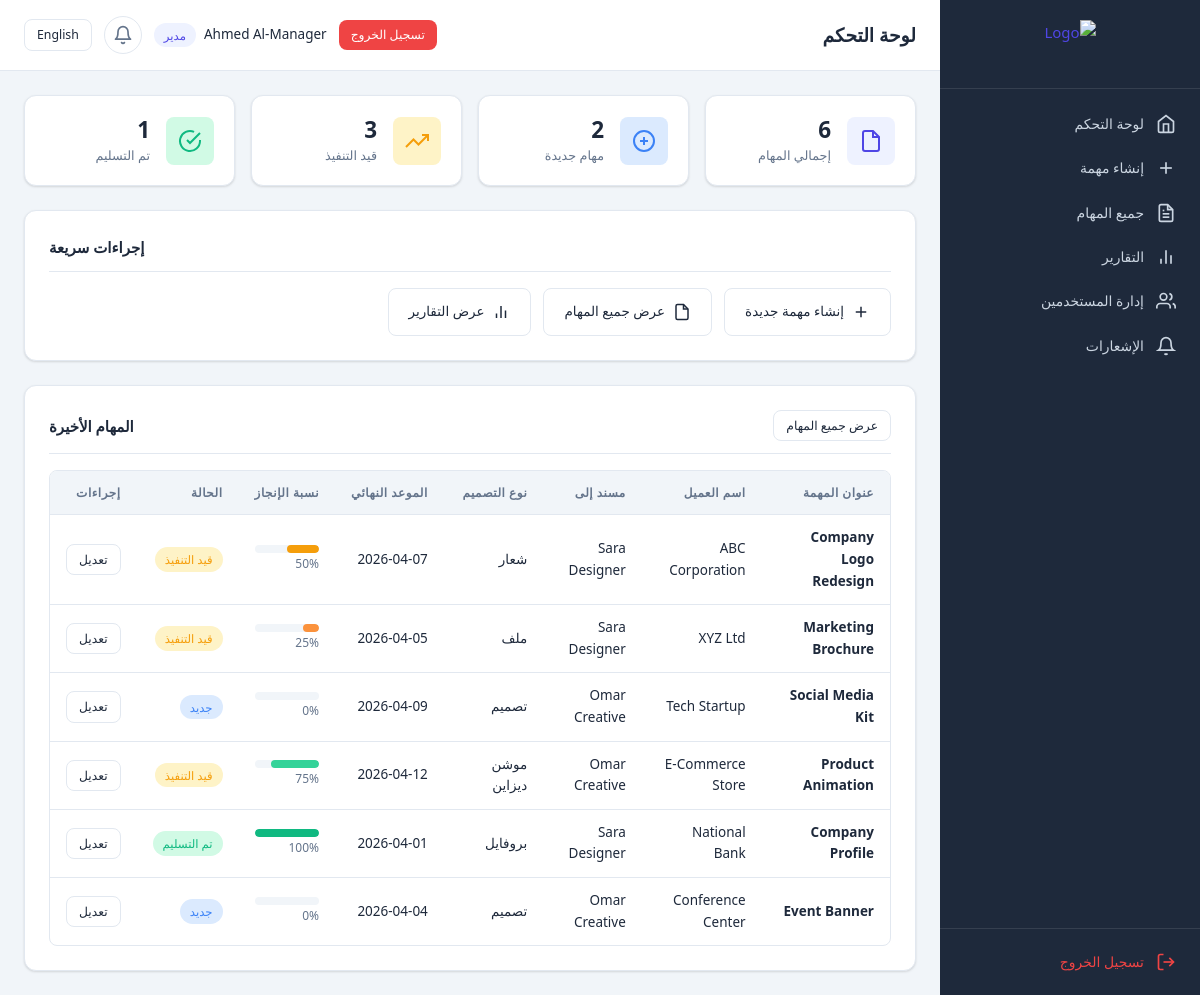
Screenshot of /manager/dashboard.php (signed in) with the database file from the repository.
### tables this page shows
CREATE TABLE IF NOT EXISTS `tasks` (
    `id` INT UNSIGNED NOT NULL AUTO_INCREMENT,
    `title` VARCHAR(255) NOT NULL,
    `client_name` VARCHAR(150) NOT NULL,
    `design_type` ENUM('file', 'logo', 'design', 'motion_design', 'profile') NOT NULL,
    `notes` TEXT NULL,
    `deadline` DATE NULL,
    `assigned_to` INT UNSIGNED NOT NULL,
    `progress_percentage` TINYINT UNSIGNED NOT NULL DEFAULT 0,
    `status` ENUM('new', 'in_progress', 'delivered') NOT NULL DEFAULT 'new',
    `file_path` TEXT NULL DEFAULT NULL,
    `created_by` INT UNSIGNED NOT NULL,
    `created_at` DATETIME NOT NULL DEFAULT CURRENT_TIMESTAMP,
    `updated_at` DATETIME NOT NULL DEFAULT CURRENT_TIMESTAMP ON UPDATE CURRENT_TIMESTAMP,
    PRIMARY KEY (`id`),
    KEY `idx_assigned_to` (`assigned_to`),
    KEY `idx_status` (`status`),
    KEY `idx_design_type` (`design_type`),
    KEY `idx_deadline` (`deadline`),
    KEY `idx_created_by` (`created_by`),
    CONSTRAINT `fk_tasks_assigned_to` FOREIGN KEY (`assigned_to`) REFERENCES `users` (`id`) ON DELETE CASCADE,
    CONSTRAINT `fk_tasks_created_by` FOREIGN KEY (`created_by`) REFERENCES `users` (`id`) ON DELETE CASCADE
);

CREATE TABLE IF NOT EXISTS `users` (
    `id` INT UNSIGNED NOT NULL AUTO_INCREMENT,
    `full_name` VARCHAR(100) NOT NULL,
    `email` VARCHAR(150) NOT NULL,
    `password` VARCHAR(255) NOT NULL,
    `role` ENUM('manager', 'designer') NOT NULL DEFAULT 'designer',
    `language_preference` ENUM('en', 'ar') NOT NULL DEFAULT 'en',
    `telegram_chat_id` VARCHAR(50) NULL DEFAULT NULL,
    `created_at` DATETIME NOT NULL DEFAULT CURRENT_TIMESTAMP,
    `updated_at` DATETIME NOT NULL DEFAULT CURRENT_TIMESTAMP ON UPDATE CURRENT_TIMESTAMP,
    PRIMARY KEY (`id`),
    UNIQUE KEY `idx_email` (`email`)
);

### includes/helpers.php (called while the page is built, shortened)
<?php
function formatDate($date, $format = 'Y-m-d') {
    return date($format, strtotime($date));
}
function getDesignTypeLabel($type) {
    $currentLang = getCurrentLang();
    $types = DESIGN_TYPES;
    return isset($types[$type]) ? $types[$type][$currentLang] : $type;
}
function getStatusLabel($status) {
    $currentLang = getCurrentLang();
    $statuses = TASK_STATUSES;
    return isset($statuses[$status]) ? $statuses[$status][$currentLang] : $status;
}
function getStatusClass($status) {
    $classes = [
        'new'         => 'badge-new',
        'in_progress' => 'badge-progress',
        'delivered'   => 'badge-delivered',
    ];
    return $classes[$status] ?? 'badge-default';
}
function getProgressColor($percentage) {
    if ($percentage >= 100) return 'progress-complete';
    if ($percentage >= 75)  return 'progress-high';
    if ($percentage >= 50)  return 'progress-mid';
    if ($percentage >= 25)  return 'progress-low';
    return 'progress-zero';
}
function isOverdue($deadline) {
    return strtotime($deadline) < strtotime('today');
}
function isDueToday($deadline) {
    return date('Y-m-d', strtotime($deadline)) === date('Y-m-d');
}
function getTaskCounts($designerId = null) {
    $pdo = getDBConnection();
    $where = '';
    $params = [];
    $sql = "SELECT
                COUNT(*) as total,
                SUM(CASE WHEN status = 'new' THEN 1 ELSE 0 END) as new_count,
                SUM(CASE WHEN status = 'in_progress' THEN 1 ELSE 0 END) as in_progress_count,
                SUM(CASE WHEN status = 'delivered' THEN 1 ELSE 0 END) as delivered_count
            FROM tasks" . $where;
    $stmt = $pdo->prepare($sql);
    $stmt->execute($params);
    return $stmt->fetch();
}

### includes/language.php (called while the page is built, shortened)
<?php
function loadLanguage() {
    $langFile = __DIR__ . '/../config/lang_' . $_SESSION['lang'] . '.php';
    return $lang;
}
function getCurrentLang() {
    return $_SESSION['lang'] ?? 'en';
}
function __($key) {
    global $lang;
    return $lang[$key] ?? $key;
}

### includes/auth.php (called while the page is built, shortened)
<?php
require_once __DIR__ . '/language.php';
$lang = loadLanguage();
function sanitize($input) {
    return htmlspecialchars(trim($input), ENT_QUOTES, 'UTF-8');
}

### manager/dashboard.php (the view, shortened to what this page needs)
<?php
require_once __DIR__ . '/../includes/auth.php';
require_once __DIR__ . '/../includes/helpers.php';
$counts = getTaskCounts();
$pdo = getDBConnection();
$stmt = $pdo->query("
    SELECT t.*, u.full_name AS designer_name
    FROM tasks t
    LEFT JOIN users u ON t.assigned_to = u.id
    ORDER BY t.created_at DESC
    LIMIT 10
");
$recentTasks = $stmt->fetchAll();
include __DIR__ . '/../templates/header.php';
?>
<div class="kpi-grid">
    <div class="kpi-card">
        <div class="kpi-icon total">
            <svg viewBox="0 0 24 24" fill="none" stroke="currentColor" stroke-width="2"><path d="M14 2H6a2 2 0 00-2 2v16a2 2 0 002 2h12a2 2 0 002-2V8z"/><polyline points="14 2 14 8 20 8"/></svg>
        </div>
        <div class="kpi-content">
            <div class="kpi-value"><?= (int)$counts['total'] ?></div>
            <div class="kpi-label"><?= __('total_tasks') ?></div>
        </div>
    </div>
    <div class="kpi-card">
        <div class="kpi-icon new">
            <svg viewBox="0 0 24 24" fill="none" stroke="currentColor" stroke-width="2"><circle cx="12" cy="12" r="10"/><line x1="12" y1="8" x2="12" y2="16"/><line x1="8" y1="12" x2="16" y2="12"/></svg>
        </div>
        <div class="kpi-content">
            <div class="kpi-value"><?= (int)$counts['new_count'] ?></div>
            <div class="kpi-label"><?= __('new_tasks') ?></div>
        </div>
    </div>
    <div class="kpi-card">
        <div class="kpi-icon progress">
            <svg viewBox="0 0 24 24" fill="none" stroke="currentColor" stroke-width="2"><polyline points="23 6 13.5 15.5 8.5 10.5 1 18"/><polyline points="17 6 23 6 23 12"/></svg>
        </div>
        <div class="kpi-content">
            <div class="kpi-value"><?= (int)$counts['in_progress_count'] ?></div>
            <div class="kpi-label"><?= __('in_progress_tasks') ?></div>
        </div>
    </div>
    <div class="kpi-card">
        <div class="kpi-icon delivered">
            <svg viewBox="0 0 24 24" fill="none" stroke="currentColor" stroke-width="2"><path d="M22 11.08V12a10 10 0 11-5.93-9.14"/><polyline points="22 4 12 14.01 9 11.01"/></svg>
        </div>
        <div class="kpi-content">
            <div class="kpi-value"><?= (int)$counts['delivered_count'] ?></div>
            <div class="kpi-label"><?= __('delivered_tasks') ?></div>
        </div>
    </div>
</div>
<div class="card mb-3">
    <div class="card-header">
        <h2 class="card-title"><?= __('quick_actions') ?></h2>
    </div>
    <div class="quick-actions">
        <a href="/manager/create_task.php" class="quick-action-btn">
            <svg viewBox="0 0 24 24" fill="none" stroke="currentColor" stroke-width="2"><line x1="12" y1="5" x2="12" y2="19"/><line x1="5" y1="12" x2="19" y2="12"/></svg>
            <?= __('create_new_task') ?>
        </a>
        <a href="/manager/all_tasks.php" class="quick-action-btn">
            <svg viewBox="0 0 24 24" fill="none" stroke="currentColor" stroke-width="2"><path d="M14 2H6a2 2 0 00-2 2v16a2 2 0 002 2h12a2 2 0 002-2V8z"/><polyline points="14 2 14 8 20 8"/></svg>
            <?= __('view_all_tasks') ?>
        </a>
        <a href="/manager/reports.php" class="quick-action-btn">
            <svg viewBox="0 0 24 24" fill="none" stroke="currentColor" stroke-width="2"><line x1="18" y1="20" x2="18" y2="10"/><line x1="12" y1="20" x2="12" y2="4"/><line x1="6" y1="20" x2="6" y2="14"/></svg>
            <?= __('view_reports') ?>
        </a>
    </div>
</div>
<div class="card">
    <div class="card-header">
        <h2 class="card-title"><?= __('recent_tasks') ?></h2>
        <a href="/manager/all_tasks.php" class="btn btn-sm btn-outline"><?= __('view_all_tasks') ?></a>
    </div>
    <?php if (empty($recentTasks)): ?>
    <div class="empty-state">
        <p><?= __('no_tasks') ?></p>
        <a href="/manager/create_task.php" class="btn btn-primary"><?= __('create_new_task') ?></a>
    </div>
    <?php else: ?>
    <div class="table-wrapper">
        <table>
            <thead>
                <tr>
                    <th><?= __('task_title') ?></th>
                    <th><?= __('client_name') ?></th>
                    <th><?= __('assigned_to') ?></th>
                    <th><?= __('design_type') ?></th>
                    <th><?= __('deadline') ?></th>
                    <th><?= __('progress') ?></th>
                    <th><?= __('status') ?></th>
                    <th><?= __('actions') ?></th>
                </tr>
            </thead>
            <tbody>
                <?php foreach ($recentTasks as $task): ?>
                <tr>
                    <td><strong><?= sanitize($task['title']) ?></strong></td>
                    <td><?= sanitize($task['client_name']) ?></td>
                    <td><?= sanitize($task['designer_name']) ?></td>
                    <td><?= getDesignTypeLabel($task['design_type']) ?></td>
                    <td>
                        <?php if ($task['deadline']): ?>
                            <span class="<?= isOverdue($task['deadline']) && $task['status'] !== 'delivered' ? 'deadline-overdue' : (isDueToday($task['deadline']) ? 'deadline-today' : '') ?>">
                                <?= formatDate($task['deadline']) ?>
                            </span>
                        <?php endif; ?>
                    </td>
                    <td>
                        <div class="progress-bar-container <?= getProgressColor($task['progress_percentage']) ?>">
                            <div class="progress-bar" style="width: <?= (int)$task['progress_percentage'] ?>%"></div>
                        </div>
                        <span class="progress-text"><?= (int)$task['progress_percentage'] ?>%</span>
                    </td>
                    <td><span class="badge <?= getStatusClass($task['status']) ?>"><?= getStatusLabel($task['status']) ?></span></td>
                    <td>
                        <div class="btn-group">
                            <a href="/manager/edit_task.php?id=<?= $task['id'] ?>" class="btn btn-sm btn-outline"><?= __('edit') ?></a>
                        </div>
                    </td>
                </tr>
                <?php endforeach; ?>
            </tbody>
        </table>
    </div>
    <?php endif; ?>
</div>
<?php include __DIR__ . '/../templates/footer.php'; ?>

### rows the page displays
tasks: title "Company Logo Redesign", client_name "ABC Corporation", assigned_to.full_name "Sara Designer", design_type "شعار", deadline "2026-04-07", progress_percentage "50", status "قيد التنفيذ"
tasks: title "Marketing Brochure", client_name "XYZ Ltd", assigned_to.full_name "Sara Designer", design_type "ملف", deadline "2026-04-05", progress_percentage "25", status "قيد التنفيذ"
tasks: title "Social Media Kit", client_name "Tech Startup", assigned_to.full_name "Omar Creative", design_type "تصميم", deadline "2026-04-09", progress_percentage "0", status "جديد"
tasks: title "Product Animation", client_name "E-Commerce Store", assigned_to.full_name "Omar Creative", design_type "موشن ديزاين", deadline "2026-04-12", progress_percentage "75", status "قيد التنفيذ"
tasks: title "Company Profile", client_name "National Bank", assigned_to.full_name "Sara Designer", design_type "بروفايل", deadline "2026-04-01", progress_percentage "100", status "تم التسليم"
tasks: title "Event Banner", client_name "Conference Center", assigned_to.full_name "Omar Creative", design_type "تصميم", deadline "2026-04-04", progress_percentage "0", status "جديد"

### other values shown
__('nav_dashboard') "لوحة التحكم"
__('nav_create_task') "إنشاء مهمة"
__('nav_all_tasks') "جميع المهام"
__('nav_reports') "التقارير"
__('nav_users') "إدارة المستخدمين"
__('notifications') "الإشعارات"
__('logout') "تسجيل الخروج"
$pageName "لوحة التحكم"
__('nav_language') "English"
$currentUser['full_name'] "Ahmed Al-Manager"
__('role_manager') "مدير"
$counts['total'] "6"
__('total_tasks') "إجمالي المهام"
$counts['new_count'] "2"
__('new_tasks') "مهام جديدة"
